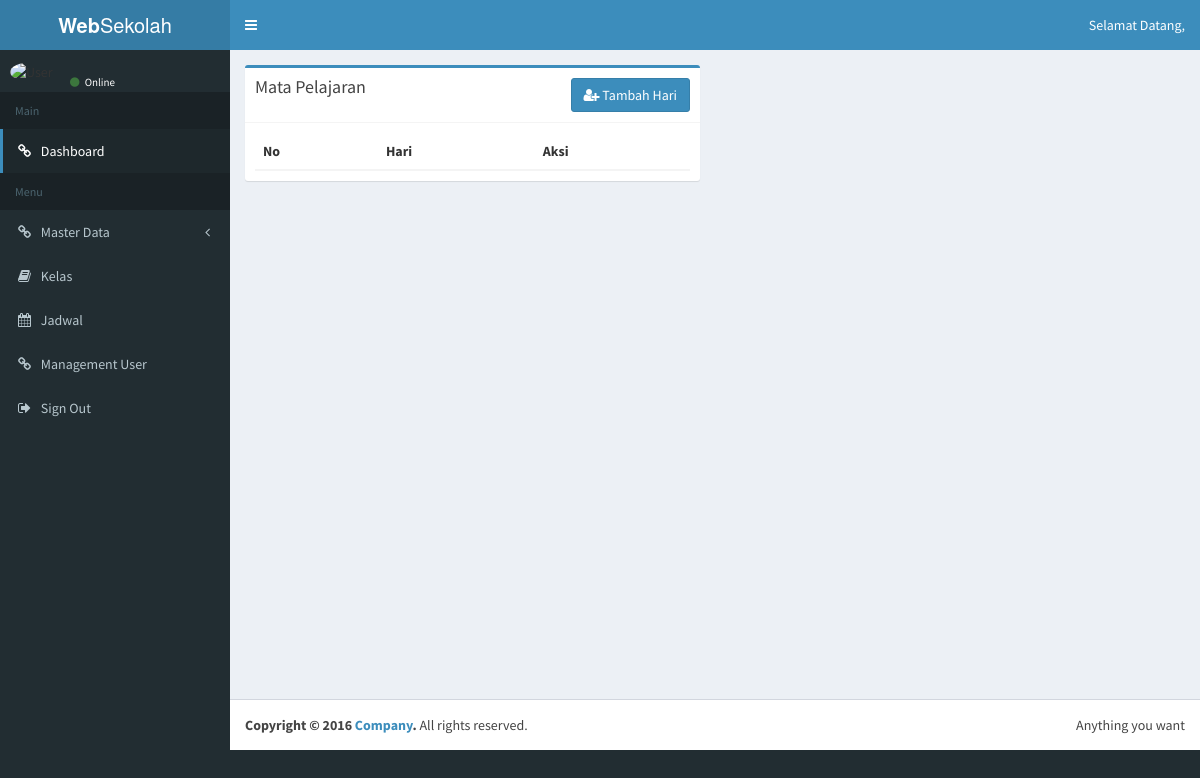
/index.php/admin/hari, run on an earlier commit of the app's database.
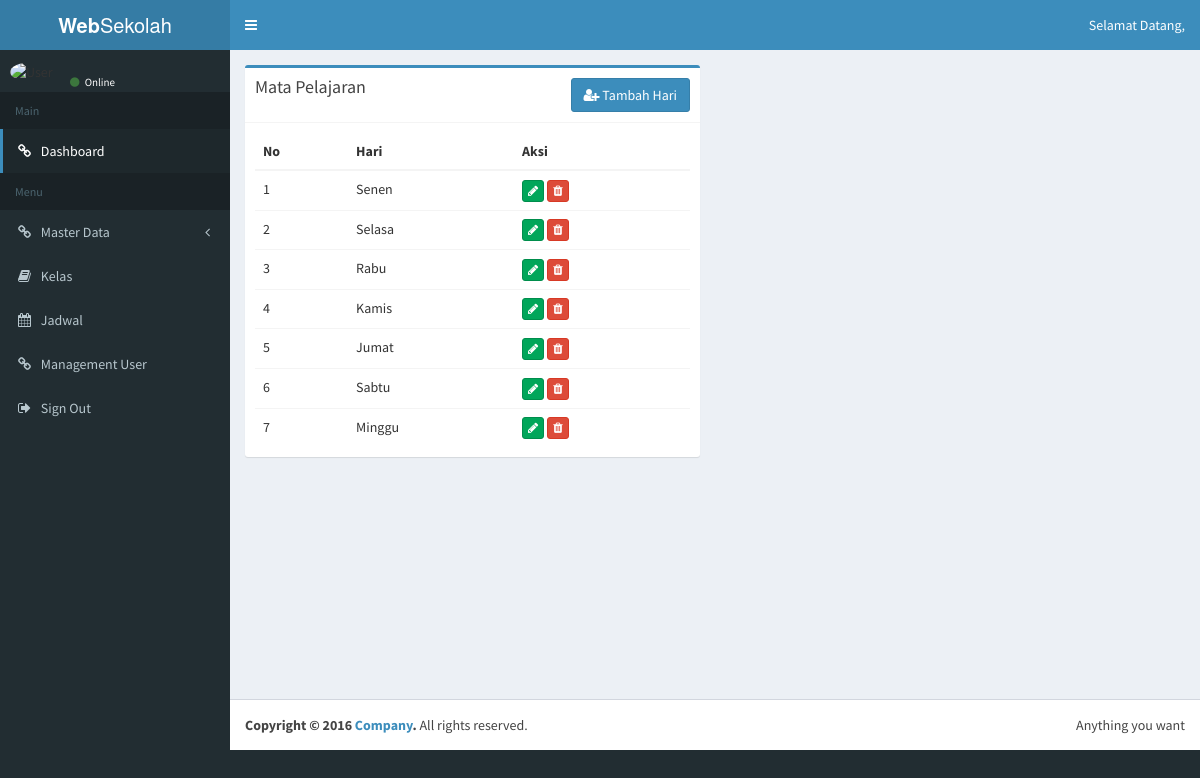
And on a later commit of the database.
### tables this page shows
CREATE TABLE `tb_hari` (
  `id_hari` int(11) NOT NULL,
  `hari` varchar(12) NOT NULL
);

### application/controllers/admin/hari.php (called while the page is built, shortened)
<?php
class Hari extends CI_Controller
{
	public function __construct()
	{
		$this->load->model('Model_hari');
	}
	public function index()
	{
		$data['user'] = $this->db->get_where('tb_user', ['username' => $this->session->userdata('username')])->row_array();
		$data['datahari'] = $this->Model_hari->getalldata();
		$data['title'] 	   = 'Hari';
		$this->load->view('admin/layout/header', $data);
		$this->load->view('admin/layout/topbar', $data);
		$this->load->view('admin/layout/sidebar', $data);
		$this->load->view('admin/hari/hari', $data);
		$this->load->view('admin/layout/footer', $data);
	}
}

### index.php (called while the page is built, shortened)
<?php
require_once BASEPATH.'core/CodeIgniter.php';

### application/models/Model_hari.php (called while the page is built, shortened)
<?php
class Model_hari extends CI_Model
{
	public function getalldata()
	{
		return $this->db->get('tb_hari')->result_array();
	}
}

### application/views/admin/hari/hari.php (the view, shortened to what this page needs)
<div class="content-wrapper">
  <section class="content">
    <div class="row">
      <div class="col-md-6">
        <div class="box box-primary">
          <div class="box-header with-border">
            <h3 class="box-title">Mata Pelajaran</h3>
            <button type="button" class="btn btn-primary pull-right" data-toggle="modal" data-target="#modal">
              <i class="fa fa-user-plus"></i> Tambah Hari
            </button>
          </div>
          <div class="box-body">
            <table id="example2" class="table table-boredered">
              <thead>
                <tr>
                  <th>No</th>
                  <th>Hari</th>
                  <th>Aksi</th>
                </tr>
              </thead>
              <tbody>
                <?php $no = 1;
                foreach ($datahari as $hari) :
                 ?>
                 <tr>
                  <td><?= $no++ ?></td>
                  <td><?= $hari['hari']; ?></td>
                  <td>
                    <a href="<?= base_url(); ?>admin/hari/edithari/<?= $hari['id_hari']; ?>" class="btn btn-success btn-xs"><i class="fa fa-pencil"></i></a>
                    <a href="<?= base_url(); ?>admin/hari/hapushari/<?= $hari['id_hari']; ?>" class="btn btn-danger btn-xs remove"><i class="fa fa-trash"></i></a>
                  </td>
                </tr>
              <?php endforeach; ?>
            </tbody>
          </table>
        </div>
      </div>
    </div>
  </div>
</section>
</div>

### application/views/admin/layout/header.php (shortened to what this page needs)
<!DOCTYPE html>
<html>
<head>
  <link rel="stylesheet" href="<?= base_url(); ?>assets/bower_components/bootstrap/dist/css/bootstrap.min.css">
  <link rel="stylesheet" href="<?= base_url(); ?>assets/bower_components/font-awesome/css/font-awesome.min.css">
  <link rel="stylesheet" href="<?= base_url(); ?>assets/bower_components/Ionicons/css/ionicons.min.css">
  <link rel="stylesheet" href="<?= base_url(); ?>assets/bower_components/select2/dist/css/select2.min.css">
  <link rel="stylesheet" href="<?= base_url(); ?>assets/dist/css/AdminLTE.min.css">
  <link rel="stylesheet" href="<?= base_url(); ?>assets/dist/css/skins/skin-blue.min.css">
  <link rel="stylesheet" href="<?= base_url(); ?>assets/bower_components/datatables.net-bs/css/dataTables.bootstrap.min.css">
  <link rel="stylesheet" href="<?= base_url('assets/'); ?>bower_components/bootstrap-daterangepicker/daterangepicker.css">
  <link rel="stylesheet" href="<?= base_url('assets/'); ?>bower_components/bootstrap-datepicker/dist/css/bootstrap-datepicker.min.css">
  <link rel="stylesheet" href="<?= base_url(); ?>assets/plugins/timepicker/bootstrap-timepicker.min.css">
</head>
<body class="hold-transition skin-blue fixed">
<div class="wrapper">

### application/views/admin/layout/topbar.php (shortened to what this page needs)
<header class="main-header">
  <a href="index2.html" class="logo">
    <span class="logo-lg"><b>Web</b>Sekolah</span>
  </a>
  <nav class="navbar navbar-static-top" role="navigation">
    <a href="#" class="sidebar-toggle" data-toggle="push-menu" role="button">
    </a>
    <div class="navbar-custom-menu">
      <ul class="nav navbar-nav">
        <li class="dropdown user user-menu">
          <a href="#" class="dropdown-toggle" data-toggle="dropdown">
            <span class="hidden-xs">Selamat Datang, <b><?= $user['nama']; ?></b></span>
          </a>
        </li>
      </ul>
    </div>
  </nav>
</header>

### application/views/admin/layout/sidebar.php (shortened to what this page needs)
<aside class="main-sidebar">
  <section class="sidebar">
    <div class="user-panel">
      <div class="pull-left image">
        <img src="<?= base_url(); ?>assets/img/profile/<?= $user['image']; ?>" class="img-circle" alt="User Image">
      </div>
      <div class="pull-left info">
        <a href="#"><i class="fa fa-circle text-success"></i> Online</a>
      </div>
    </div>
    <ul class="sidebar-menu" data-widget="tree">
      <li class="header">Main</li>
      <li class="active"><a href="<?= base_url(); ?>admin/dashboard"><i class="fa fa-link"></i> <span>Dashboard</span></a></li>
      <li class="header">Menu</li>
      <li class="treeview">
        <a href="#"><i class="fa fa-link"></i> <span>Master Data</span>
          <span class="pull-right-container">
            <i class="fa fa-angle-left pull-right"></i>
          </span>
        </a>
      </li>
      <li><a href="<?= base_url(); ?>admin/kelas"><i class="fa fa-book"></i> <span>Kelas</span></a></li>
      <li><a href="<?= base_url(); ?>admin/jadwal"><i class="fa fa-calendar"></i> <span>Jadwal</span></a></li>
      <li><a href="<?= base_url(); ?>admin/user"><i class="fa fa-link"></i> <span>Management User</span></a></li>
      <li><a href="<?= base_url(); ?>admin/login/logout_admin"><i class="fa fa-sign-out"></i> <span>Sign Out</span></a></li>
    </ul>
  </section>
</aside>

### application/views/admin/layout/footer.php (shortened to what this page needs)
<footer class="main-footer">
  <div class="pull-right hidden-xs">
    Anything you want
  </div>
  <strong>Copyright &copy; 2016 <a href="#">Company</a>.</strong> All rights reserved.
</footer>
</div>
   </body>
   </html>

What changed in the data, as far as the page shows it:
added tb_hari: hari "Senen"
added tb_hari: hari "Selasa"
added tb_hari: hari "Rabu"
added tb_hari: hari "Kamis"
added tb_hari: hari "Jumat"
added tb_hari: hari "Sabtu"
added tb_hari: hari "Minggu"
